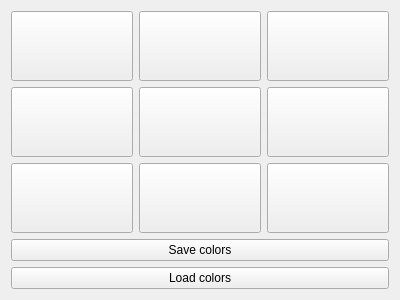
<?xml version="1.0" encoding="UTF-8"?>
<ui version="4.0">
 <class>Widget</class>
 <widget class="QWidget" name="Widget">
  <property name="geometry">
   <rect>
    <x>0</x>
    <y>0</y>
    <width>400</width>
    <height>300</height>
   </rect>
  </property>
  <property name="windowTitle">
   <string>Widget</string>
  </property>
  <layout class="QVBoxLayout" name="verticalLayout_2">
   <item>
    <layout class="QGridLayout" name="gridLayout">
     <item row="0" column="0">
      <widget class="QPushButton" name="pushButton_1">
       <property name="sizePolicy">
        <sizepolicy hsizetype="Minimum" vsizetype="Expanding">
         <horstretch>0</horstretch>
         <verstretch>0</verstretch>
        </sizepolicy>
       </property>
       <property name="text">
        <string/>
       </property>
      </widget>
     </item>
     <item row="0" column="1">
      <widget class="QPushButton" name="pushButton_2">
       <property name="sizePolicy">
        <sizepolicy hsizetype="Minimum" vsizetype="Expanding">
         <horstretch>0</horstretch>
         <verstretch>0</verstretch>
        </sizepolicy>
       </property>
       <property name="text">
        <string/>
       </property>
      </widget>
     </item>
     <item row="0" column="2">
      <widget class="QPushButton" name="pushButton_3">
       <property name="sizePolicy">
        <sizepolicy hsizetype="Minimum" vsizetype="Expanding">
         <horstretch>0</horstretch>
         <verstretch>0</verstretch>
        </sizepolicy>
       </property>
       <property name="text">
        <string/>
       </property>
      </widget>
     </item>
     <item row="1" column="0">
      <widget class="QPushButton" name="pushButton_4">
       <property name="sizePolicy">
        <sizepolicy hsizetype="Minimum" vsizetype="Expanding">
         <horstretch>0</horstretch>
         <verstretch>0</verstretch>
        </sizepolicy>
       </property>
       <property name="text">
        <string/>
       </property>
      </widget>
     </item>
     <item row="1" column="1">
      <widget class="QPushButton" name="pushButton_5">
       <property name="sizePolicy">
        <sizepolicy hsizetype="Minimum" vsizetype="Expanding">
         <horstretch>0</horstretch>
         <verstretch>0</verstretch>
        </sizepolicy>
       </property>
       <property name="text">
        <string/>
       </property>
      </widget>
     </item>
     <item row="1" column="2">
      <widget class="QPushButton" name="pushButton_6">
       <property name="sizePolicy">
        <sizepolicy hsizetype="Minimum" vsizetype="Expanding">
         <horstretch>0</horstretch>
         <verstretch>0</verstretch>
        </sizepolicy>
       </property>
       <property name="text">
        <string/>
       </property>
      </widget>
     </item>
     <item row="2" column="0">
      <widget class="QPushButton" name="pushButton_7">
       <property name="sizePolicy">
        <sizepolicy hsizetype="Minimum" vsizetype="Expanding">
         <horstretch>0</horstretch>
         <verstretch>0</verstretch>
        </sizepolicy>
       </property>
       <property name="text">
        <string/>
       </property>
      </widget>
     </item>
     <item row="2" column="1">
      <widget class="QPushButton" name="pushButton_8">
       <property name="sizePolicy">
        <sizepolicy hsizetype="Minimum" vsizetype="Expanding">
         <horstretch>0</horstretch>
         <verstretch>0</verstretch>
        </sizepolicy>
       </property>
       <property name="text">
        <string/>
       </property>
      </widget>
     </item>
     <item row="2" column="2">
      <widget class="QPushButton" name="pushButton_9">
       <property name="sizePolicy">
        <sizepolicy hsizetype="Minimum" vsizetype="Expanding">
         <horstretch>0</horstretch>
         <verstretch>0</verstretch>
        </sizepolicy>
       </property>
       <property name="text">
        <string/>
       </property>
      </widget>
     </item>
    </layout>
   </item>
   <item>
    <layout class="QVBoxLayout" name="verticalLayout">
     <item>
      <widget class="QPushButton" name="saveButton">
       <property name="text">
        <string>Save colors</string>
       </property>
      </widget>
     </item>
     <item>
      <widget class="QPushButton" name="loadButton">
       <property name="text">
        <string>Load colors</string>
       </property>
      </widget>
     </item>
    </layout>
   </item>
  </layout>
 </widget>
 <layoutdefault spacing="6" margin="11"/>
 <resources/>
 <connections/>
</ui>
